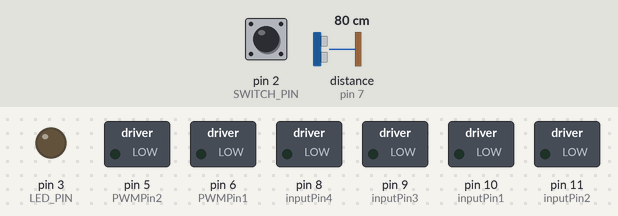
Recording of a sketch running on a simulated Arduino Uno, built with avr-gcc and run on an emulated ATmega328P. On the bench: switched loads named in the sketch (green lamp = pin HIGH), output pins drawn as LEDs (lit = HIGH). Dashed ring = blinking. The test bench sets the inputs (shaded band); at power-on: pin 2 (SWITCH_PIN) HIGH, distance to the obstacle (sensor on pin 7) 80 cm. The echo pulse lasts 58.3 µs per cm; pins used as bus, display or sensor lines are not drawn.

Above: at 1.2 s.
1.3 s: pin 2 (SWITCH_PIN) pulled LOW for 0.15 s
At 1.52 s:
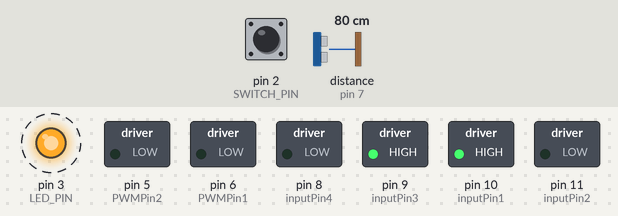
4.3 s: distance to the obstacle (sensor on pin 7) set to 53 cm
7.3 s: distance to the obstacle (sensor on pin 7) set to 45 cm
At 7.55 s:
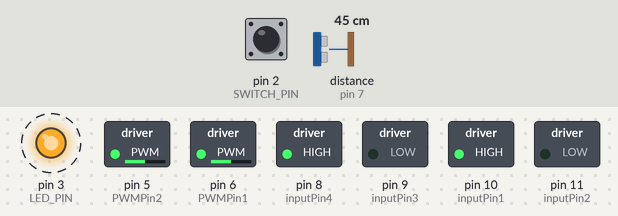
10.3 s: distance to the obstacle (sensor on pin 7) set to 60 cm
At 10.52 s:
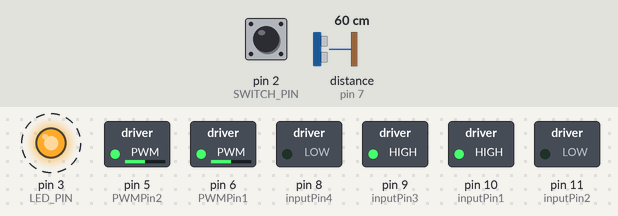
13.3 s: distance to the obstacle (sensor on pin 7) set to 2 cm
At 13.92 s:
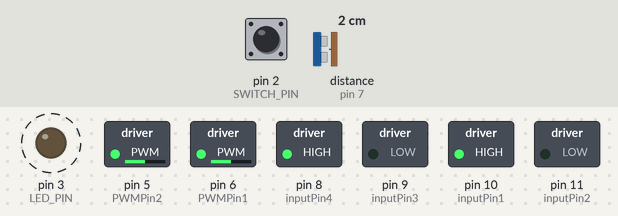
16.3 s: distance to the obstacle (sensor on pin 7) set to 120 cm
At 16.74 s:
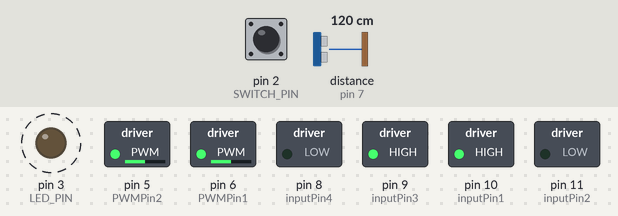
Timing chart, 0 to 20.3 s (numbered marks = the images above; inputs shaded):
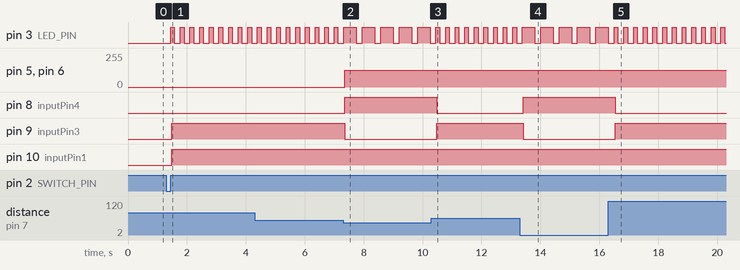

The sketch:

Smart_Car_Final_Version.ino
```cpp
/*Smart Car*/
/* R.Pahlevan*/
/*BOM: Arduino UNO + LED + Push Button+Resistor+ Ultrasonic Sensor*/
/*two DC motor(less than 7 volts),Motor dirverL2938,battery(9v)*/
/*Software Related elements: Interrputs, Multithread, ADC, DAC, GPIO*/


// pin configuratiuon section
// Arduino output
#define VCC_PIN 13 // input voltage from arduino Uno

//sensor (ultrasonic) pin configuration
#define Trigger 4 // ultrasonic trigger pin
#define Echo 7 // ultra sonic echo pin

// LED configuiration
#define LED_PIN 3 // LED pin

// Switch pin configuration
#define SWITCH_PIN 2 // make a pin 2 as a switch pin

//Motor A
#define inputPin1 10    // Pin 15 of L293D IC
#define inputPin2 11    // Pin 10 of L293D IC

//Motor B
#define inputPin3 9   // Pin  7 of L293D IC
#define inputPin4 8   // Pin  2 of L293D IC

//Motor A speed control
#define PWMPin1 6      // PWM pin control for MOTOR A
#define PWMPin2 5    // PWM pin control for MOTOR A

//global variable section
volatile uint8_t state=0;

//Variable section for Ultrasonic sensor
float Ping_time=0.0; // a variable to calculate the distance to obstacle
const float Speed_Of_Sound= 767.269;// speed of sound in miles per hour(mph) at 25 degree(c)
float Distance=0.0;

//Functions prototype
float Distance_Sensor(void);
void Keep_Straight(void);
void Spin(void);
void React(void);

void setup()
{
  Serial.begin(9600);// UART for Monitor view

  pinMode(VCC_PIN, OUTPUT);//Arduino power output
  pinMode(LED_PIN, OUTPUT);//LED
  pinMode(SWITCH_PIN, INPUT);//push button
  pinMode(Trigger, OUTPUT);//Ultrasonic sensor
  pinMode(Echo,INPUT);//ultrasonic sensor
  pinMode(inputPin1, OUTPUT);//MOTOR A
  pinMode(inputPin2, OUTPUT);//MOTOR A
  pinMode(inputPin3, OUTPUT);//MOTOR B
  pinMode(inputPin4, OUTPUT);// MOTOR B
  pinMode(PWMPin1,OUTPUT);// PWM for MOTOR A
  pinMode(PWMPin2,OUTPUT);// PWM for MOTOR B

  attachInterrupt(0, React, RISING);// make pin 2 ready for interrupt
}

void loop()
{

  digitalWrite(VCC_PIN, HIGH);
  // system will start to work after the push button pressed
  // at this configuration system will turn on/off as soon as push button pressed
    if(state==1){

    //LED section
    // LED will start to blink after the system start to work
    digitalWrite(LED_PIN, HIGH);
    delay(20); // Wait for 20 millisecond(s)

    // ultrasonic sensor section
     Distance=Distance_Sensor();

    //MOTOR Section
    if(Distance<20)
    {
       Spin();
       delay(100);
    }
    else
    {
       Keep_Straight();
    }
    delay(100);

    //Make the LED off
    digitalWrite(LED_PIN, LOW);
    delay(200); // Wait for 200 millisecond(s)
  }
  //PREVIOUS_STATUS=CURRENT_STATUS;
}

// interrupt function for make the system on or off
void React(void)
{
  state=!state;
}

// This function will make the Robot to go forward.
// both motors will work at 100% of the power.
void Keep_Straight(void)
{
        digitalWrite(inputPin1, HIGH);
        digitalWrite(inputPin2, LOW);
        digitalWrite(inputPin3, HIGH);
        digitalWrite(inputPin4, LOW);
}

//Spin around
//This function wil make the robot to spin around
//Spining will take place in 50% of the power

void Spin(void)
{
        analogWrite(PWMPin1, 127); // spin with 50% of the power
        analogWrite(PWMPin2, 127); // spin with 50% of the power

        // make the robot car to spin around by sending negative signal to motor driver second leg
        digitalWrite(inputPin1, HIGH);
        digitalWrite(inputPin2, LOW);
        digitalWrite(inputPin3, LOW);
        digitalWrite(inputPin4, HIGH);
        delay(200);
}

// Ultrasonic sensor function
// At this function distance to obstacle will be measured, and the value will be returned to the main function
float Distance_Sensor()
{
    // ultrasonic sensor section
    digitalWrite(Trigger, LOW);
    delayMicroseconds(2000);
    digitalWrite(Trigger,HIGH);
    delayMicroseconds(20);
    digitalWrite(Trigger, LOW);

    // Reads the echo pin, returns the sound wave travel time in microseconds
    Ping_time=pulseIn(Echo,HIGH);
    //Serial.print("Pingtime: ");
    //Serial.print(Ping_time);

    // output has to be change from microsecond to hour
    Ping_time=Ping_time/1000000.0;//change microseconds to seconds
    Ping_time=Ping_time/3600;// chenge from seconds to hours

    // calaculate the distance and convert to inches
    Distance=(Ping_time*Speed_Of_Sound)/2;// divided by two cause the signal will go two ways(round trip)
    Distance=Distance*63360;// convert miles to inches

    //Serial.print("Distance: ");
    //Serial.println(Distance);
  return Distance;
}
```

Measured:
- the behaviour switches between 51 and 50 cm on distance to the obstacle (sensor on pin 7) (found by bisection; images 1 and 2)
- after the input at 1.3 s, pin 3 (LED_PIN): alternates HIGH for 0.13 s and LOW for 0.20 s, starting after 0.15 s; pin 9 (inputPin3), pin 10 (inputPin1): LOW → HIGH after 0.18 s
- after the input at 7.3 s, pin 3 (LED_PIN): alternates HIGH for 0.43 s and LOW for 0.20 s, starting after 0.45 s; pin 5 (PWMPin2), pin 6 (PWMPin1): 0/255 → 127/255 after 0.05 s; pin 8 (inputPin4): LOW → HIGH after 0.05 s; pin 9 (inputPin3): HIGH → LOW after 0.05 s
- after the input at 10.3 s, pin 3 (LED_PIN): alternates HIGH for 0.13 s and LOW for 0.20 s, starting after 0.28 s; pin 8 (inputPin4): HIGH → LOW after 0.18 s; pin 9 (inputPin3): LOW → HIGH after 0.18 s
- after the input at 13.3 s, pin 3 (LED_PIN): alternates HIGH for 0.42 s and LOW for 0.20 s, starting after 0.51 s; pin 8 (inputPin4): LOW → HIGH after 0.11 s; pin 9 (inputPin3): HIGH → LOW after 0.11 s
- after the input at 16.3 s, pin 3 (LED_PIN): alternates HIGH for 0.13 s and LOW for 0.20 s, starting after 0.33 s; pin 8 (inputPin4): HIGH → LOW after 0.23 s; pin 9 (inputPin3): LOW → HIGH after 0.23 s
